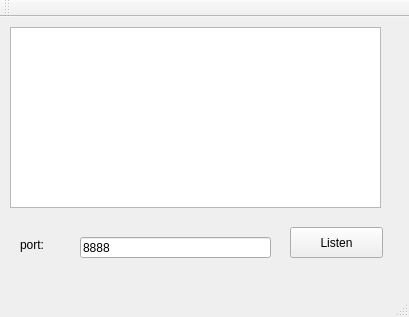
<?xml version="1.0" encoding="UTF-8"?>
<ui version="4.0">
 <class>MainWindow</class>
 <widget class="QMainWindow" name="MainWindow">
  <property name="geometry">
   <rect>
    <x>0</x>
    <y>0</y>
    <width>409</width>
    <height>317</height>
   </rect>
  </property>
  <property name="windowTitle">
   <string>MainWindow</string>
  </property>
  <widget class="QWidget" name="centralWidget">
   <widget class="QPushButton" name="pushButton">
    <property name="geometry">
     <rect>
      <x>290</x>
      <y>210</y>
      <width>93</width>
      <height>31</height>
     </rect>
    </property>
    <property name="text">
     <string>Listen</string>
    </property>
   </widget>
   <widget class="QTextEdit" name="textEdit">
    <property name="geometry">
     <rect>
      <x>10</x>
      <y>10</y>
      <width>371</width>
      <height>181</height>
     </rect>
    </property>
   </widget>
   <widget class="QLineEdit" name="lineEdit">
    <property name="geometry">
     <rect>
      <x>80</x>
      <y>220</y>
      <width>191</width>
      <height>21</height>
     </rect>
    </property>
    <property name="text">
     <string>8888</string>
    </property>
   </widget>
   <widget class="QLabel" name="label">
    <property name="geometry">
     <rect>
      <x>20</x>
      <y>220</y>
      <width>72</width>
      <height>15</height>
     </rect>
    </property>
    <property name="text">
     <string>port:</string>
    </property>
   </widget>
  </widget>
  <widget class="QMenuBar" name="menuBar">
   <property name="geometry">
    <rect>
     <x>0</x>
     <y>0</y>
     <width>409</width>
     <height>26</height>
    </rect>
   </property>
  </widget>
  <widget class="QToolBar" name="mainToolBar">
   <attribute name="toolBarArea">
    <enum>TopToolBarArea</enum>
   </attribute>
   <attribute name="toolBarBreak">
    <bool>false</bool>
   </attribute>
  </widget>
  <widget class="QStatusBar" name="statusBar"/>
 </widget>
 <layoutdefault spacing="6" margin="11"/>
 <resources/>
 <connections/>
</ui>
